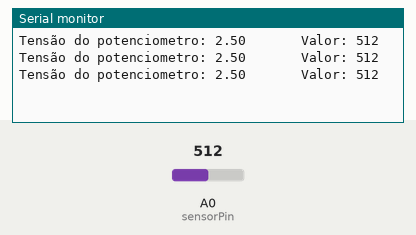
This sketch was run on a simulated Arduino Uno, built with avr-gcc and run on an emulated ATmega328P. Parts: the last lines printed to the serial monitor. Inputs (shaded band) come from the test bench; at power-on: A0 (sensorPin) = 512.

Above: at 1.3 s.
1.4 s: A0 (sensorPin) set to 716
At 2.0 s:
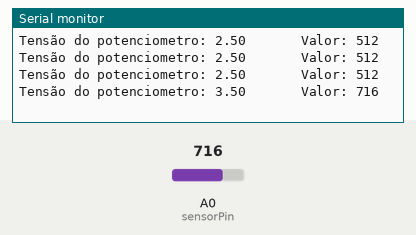
2.9 s: A0 (sensorPin) set to 900
At 3.5 s:
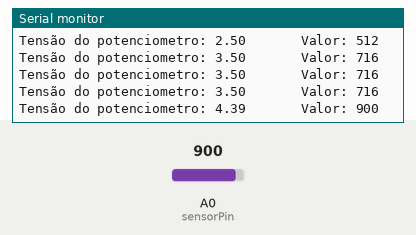
Timing chart, 0 to 5.9 s (numbered marks = the images above; inputs shaded):
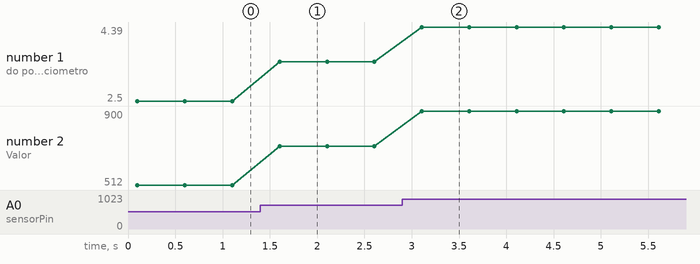

The sketch:

Saida_do_potenciometro_codigo_na_net.ino
```cpp
#define sensorPin A0 //define entrada analógica A0

int sensorValue = 0; //variavel inteiro igual a 0
float voltage; //variavel numero fracionário

void setup()
{
  Serial.begin(9600); //monitor serial - velocidade 9600bps
  delay(100);
}
void loop()
{
  sensorValue = analogRead(sensorPin); // leitura da entrada A0
  voltage = sensorValue * (5.0 / 1024); //calculo da tensão

  Serial.print ("Tensão do potenciometro: "); //imprime no monitor serial
  Serial.print(voltage); //imprime a tensao
  Serial.print("       Valor: "); //imprime no monitor serial
  Serial.println(sensorValue); //imprime o valor
  delay(500);
}
```

Measured:
- after the input at 1.4 s, the serial monitor: prints a new line after 0.20 s (image 1)
- after the input at 2.9 s, the serial monitor: prints a new line after 0.21 s (image 2)
- plotted number 1: 2.5 → 3.5 after the input at 1.4 s, 3.5 → 4.39 after the input at 2.9 s
- plotted number 2: 512 → 716 after the input at 1.4 s, 716 → 900 after the input at 2.9 s
